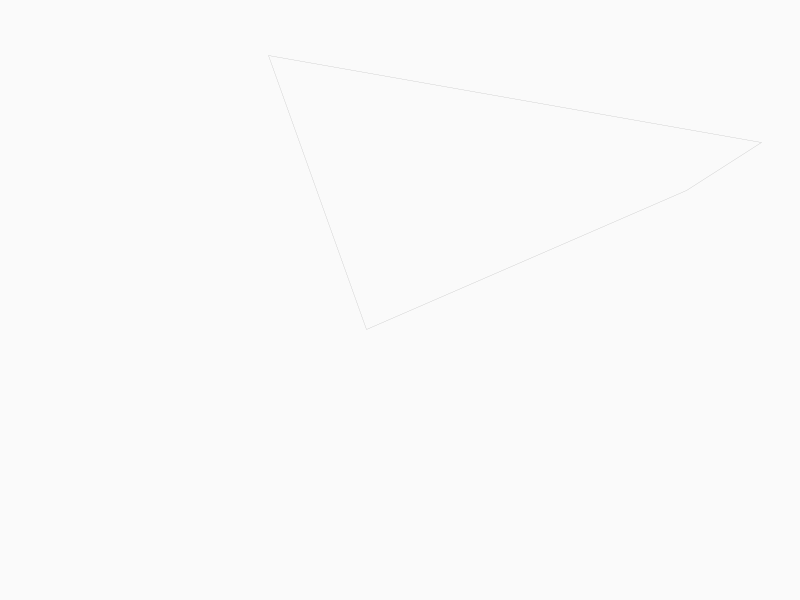
Frame 1 (no input)
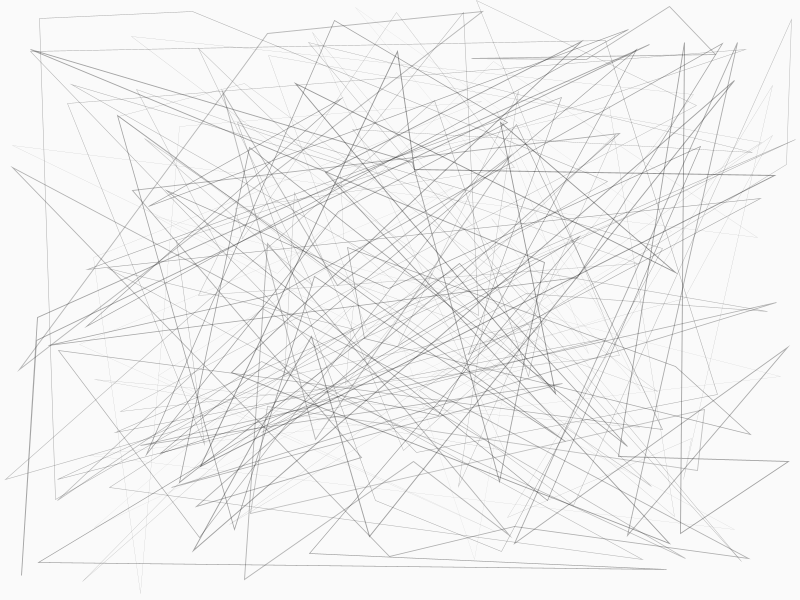
Frame 60 (the mouse pressed at the canvas centre just before this capture)
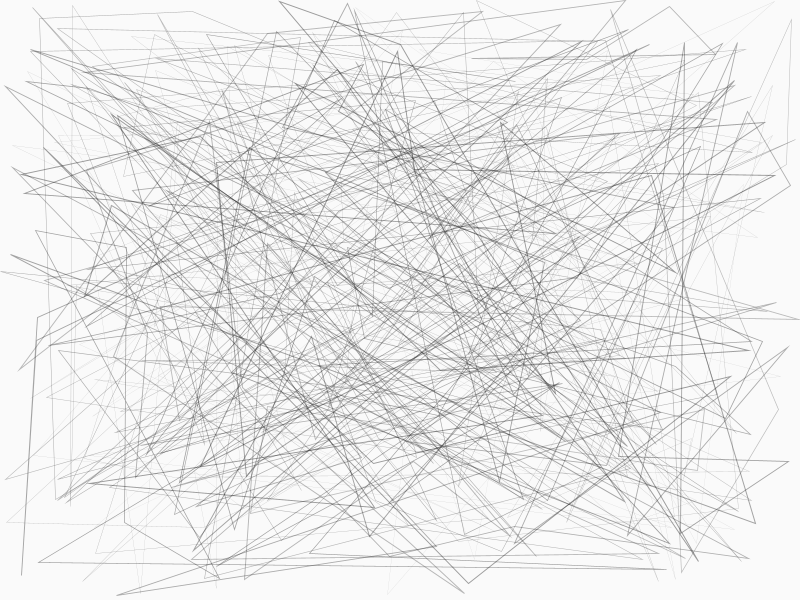
Frame 120 (the mouse held since frame 60 and released just before this capture)

The Processing sketch that drew these frames (run headless with seeded random() and noise(); from frame 60 on, the mouse is pressed at the canvas centre):

// Processing sketch: aimeeangerwcomment
// ── aimeeangerwcomment.pde
/*
"Show Me Your Anger"
Use mouse to release your pain, Hit spacebar to clear your mind.
by Aimee Piyatas Tantanapornchai

Course: Graphic Programming
Instructor: Liubo Borissov
Date: September 16, 2010
*/

void mouseMoved(){
  
  //mouse move, draw quad around it
  stroke( random(0,255),0,0,100);
  quad(mouseX,mouseY,random(width),random(height),
  random(width),random(height),random(width),random(height) );
}

void mouseDragged(){
  
  //mouse drag, draw heavy lines
  stroke( random(0,255),0,0,100);
  strokeWeight( random(2,(2*(mouseY/height))) );
  strokeJoin(BEVEL);
  quad(mouseX,mouseY,random(width),random(height),
  random(width),random(height),random(width),random(height) );
}

void setup(){
  size(800,600);
  background(250);
  frameRate(30);
  smooth();
}

void drawquad(){
  //basically, draw 
  
  //passive state, draw gray
  noFill();
  stroke( random(0,100),100 );
  strokeWeight( random(1) );
  quad(  random(width),random(height),random(width),random(height),
         random(width),random(height),random(width),random(height) );
  
  //spacebar pressed, draw white
  if ((keyPressed==true)&&(key==' ')){
  noStroke();
  fill(250,100);
  quad(  random(width),random(height),random(width),random(height),
         random(width),random(height),random(width),random(height) );
  }
}

void draw(){ //loops over and over
  drawquad();
}
